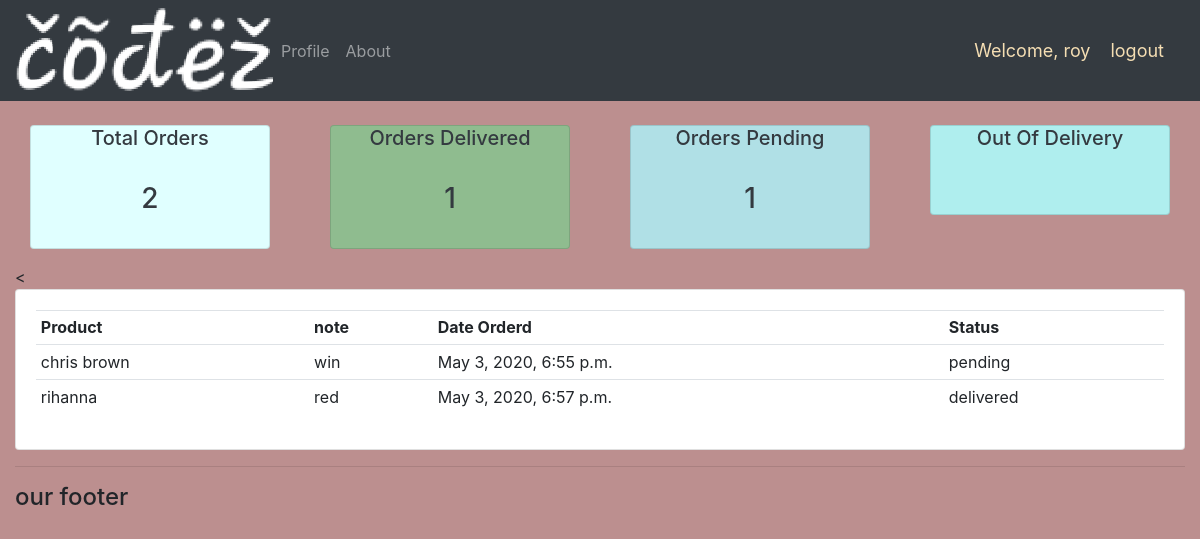
The page /user/ (signed in) on the database its author committed.
### account/models.py (models this page shows, shortened)
class Orders(models.Model):
    STATUS = (
        ('pending','pending'),
        ('out_of_delivery','out_of_delivery'),
        ('delivered','delivered'),
        )
    customer = models.ForeignKey(Customers,null=True,on_delete=models.SET_NULL)
    product = models.ForeignKey(Products, null= True,on_delete=models.SET_NULL)
    date_created = models.DateTimeField(auto_now_add=True,null=True)
    status = models.CharField(max_length=200,null=True, choices=STATUS)
    note = models.CharField(max_length=200,null=True)

class Products(models.Model):
    CATEGORY = (
        ('indoor','indoor'),
        ('outdoor','outdoor'),
    )
    name = models.CharField(max_length=200,null=True)
    price = models.FloatField(max_length=200,null=True)
    category = models.CharField(max_length=200,null=True,choices=CATEGORY)
    description = models.CharField(max_length=200,null=True,blank=True)
    date_created = models.DateTimeField(auto_now_add=True,null=True)
    tags = models.ManyToManyField(Tags)
    def __str__(self):
        return self.name

### account/decorators.py (the view)
        def wrapper_func(request,*args,**kwargs):
            group = None
            if request.user.groups.exists():
                group = request.user.groups.all()[0].name
            if group in allowed_rolls:
                return view_func(request,*args,**kwargs)
            else:
                return HttpResponse('you are not authorised to view this page')

### account/views.py (called while the page is built)
@login_required(login_url='login')
@allowed_users(allowed_rolls=['customers'])
def userpage(request):
    orders =request.user.customers.orders_set.all()
    total_orders = orders.count()
    delivered = orders.filter(status='delivered').count()
    pending = orders.filter(status='pending').count()
    context={'orders':orders,'total_orders': total_orders,'delivered':delivered,'pending':pending}
    return render(request,'user.html',context)

### templates/user.html
{%extends 'main.html'%}
{%block content%}
{%include 'status.html'%}
<<div class="row">
	<div class="col-md">
		<div class="card card-body">
			<table class="table table-sm">
				<tr>
					<th>Product</th>
					<th>note</th>
					<th>Date Orderd</th>
					<th>Status</th>
				{%for orders in orders%}
					<tr>
						<td>{{orders.product}}</td>
						<td>{{orders.note}}</td>
						<td>{{orders.date_created}}</td>
						<td>{{orders.status}}</td>
					</tr>
				{%endfor%}
			</table>
		</div>
	</div>
</div>
{%endblock%}

### templates/navbar.html (shortened to what this page needs)
{%load static%}
<nav class="navbar navbar-expand-lg navbar-dark bg-dark">
  <img src="{% static 'images/mylogo.png' %}">
    <div class="collapse navbar-collapse" id="navbarNavAltMarkup">
      <div class="navbar-nav">
        {% if request.user.is_staff%}
        <a  class="nav-item nav-link active" href="{% url 'index'%}">Home <span class="sr-only">(current)</span></a>
        <a class="nav-item nav-link " href="{% url 'products'%}">Product</a>
        {%else%}
        <a class="nav-item nav-link" href="{% url 'profile' %}">Profile</a>
        {%endif%}
        <a class="nav-item nav-link" href="{% url 'about' %}">About</a>
      </div>
    </div>
    <span class="hello-note">Welcome, {{request.user}} </span>
    <span><a class="hello-note" href="{% url 'logout'%}">logout</a></span>
  </nav>

### static/css/main.css (style rules this page uses)
body { background-color:rosybrown; }

### templates/navbar.html (style rules this page uses)
.hello-note { font-size: 18px; color: wheat; margin-right: 20px; }

### rows shown on the page
Orders: product "chris brown", note "win", date_created "May 3, 2020, 6:55 p.m.", status "pending"
Orders: product "rihanna", note "red", date_created "May 3, 2020, 6:57 p.m.", status "delivered"

### other values the page prints
{{ request.user }} "roy"
{{ total_orders }} "2"
{{ delivered }} "1"
{{ pending }} "1"
